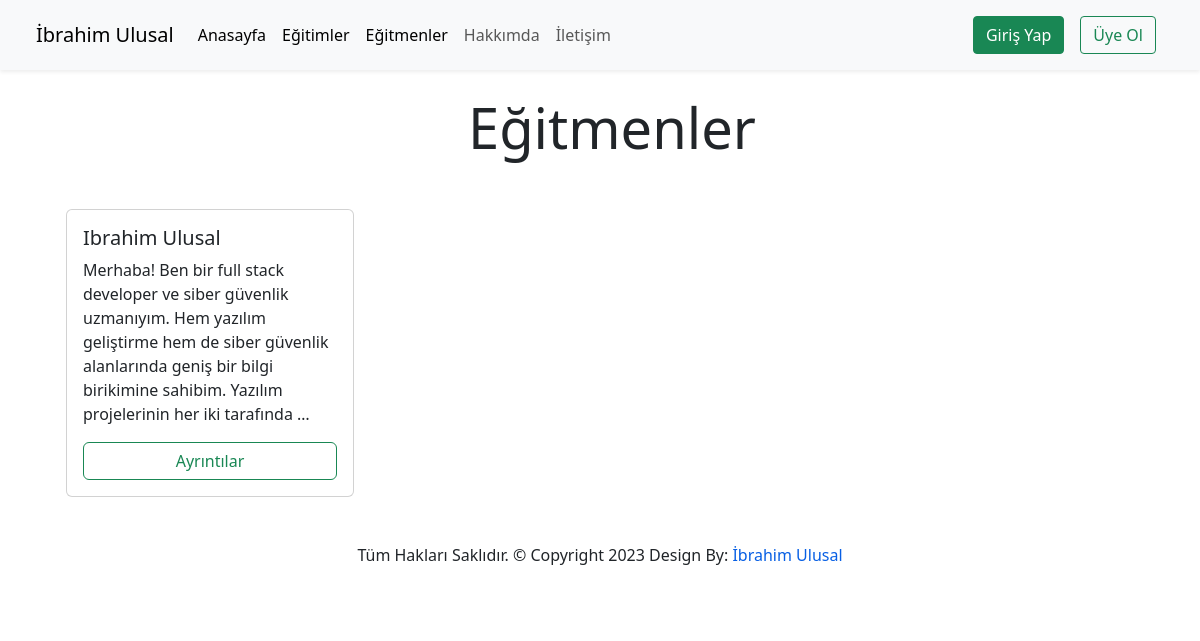
Screenshot of /courses/teachers with the database file from the repository.
### courses/Models/Teachers.py (models this page shows, shortened)
class Teacher(models.Model):
    TeacherName = models.CharField(max_length=50)
    title = models.CharField(max_length=50)
    Description = models.TextField()
    image = models.ImageField(upload_to='teacher/%Y%m/%D',null=True,blank=True)
    date = models.DateTimeField(auto_now_add=True)
    slug = models.SlugField(unique=True,editable=False)

### courses/views.py (the view)
# urls.py: path('teachers',allTeachers,name='teachers'),
def allTeachers(request):
    teachers = Teacher.objects.all()
    if len(teachers) == 0:
        messages.info(request,'Sisteme Kayıtlı Eğitmen Bulunmamaktadır!')
    return render(request,'courseAppFiles/teachers.html',context={
        'all_teacher': teachers
    })

### templates/courseAppFiles/teachers.html (shortened to what this page needs)
{% extends 'partials/_base.html' %}
{% load static %}
{% block content %}
<div class="container mt-4">
    <div class="row ms-auto">
        <div class="col-lg-12">
            <div class="row ms-auto">
                {% if messages %}
                    {% for message in messages %}
                        <div class="alert alert-{{ message.tags }}">{{ message }}</div>
                    {% endfor %}
                {% else %}
                    <h1 class="lead text-center display-4 mb-5">Eğitmenler</h1>
                {% endif %}
                {% for teacher in all_teacher %}
                    <div class="col-lg-3 col-md-4 mb-3 col-12 me-5">
                        <div class="card" style="width: 18rem;">
                            <div class="card-body">
                              <h5 class="card-title">{{ teacher.TeacherName|title }}</h5>
                              <p class="card-text">{{ teacher.Description|truncatechars:200 }}</p>
                              <a href="{% url 'teacherDetails' teacher.slug %}" class="card-link btn btn-outline-success d-block">Ayrıntılar</a>
                            </div>
                          </div>
                    </div>
                    {% endfor %}
            </div>
        </div>
    </div>
</div>
{% endblock %}

### static/css/style.css (style rules this page uses)
* { margin:0; padding:0; }
:root { --main-color : rgb(27,31,36); --text-color : rgb(255,255,255); --primary-color: rgb(7,95,228); --dark-color : rgb(35,43,53); --default-text-color : rgb(0,0,0); --yellow : rgb(245,223,78); }
html { scroll-behavior: smooth; }
body { font-size: 16px; font-family: 'Poppins',sans-serif; font-weight: normal; font-style: normal; color: var(--default-text-color); }

### rows the page displays
Teacher: TeacherName "Ibrahim Ulusal", Description "Merhaba! Ben bir full stack developer ve siber güvenlik uzmanıyım. Hem yazılım geliştirme hem de siber güvenlik alanlarında geniş bir bilgi birikimine sahibim. Yazılım projelerinin her iki tarafında …"
